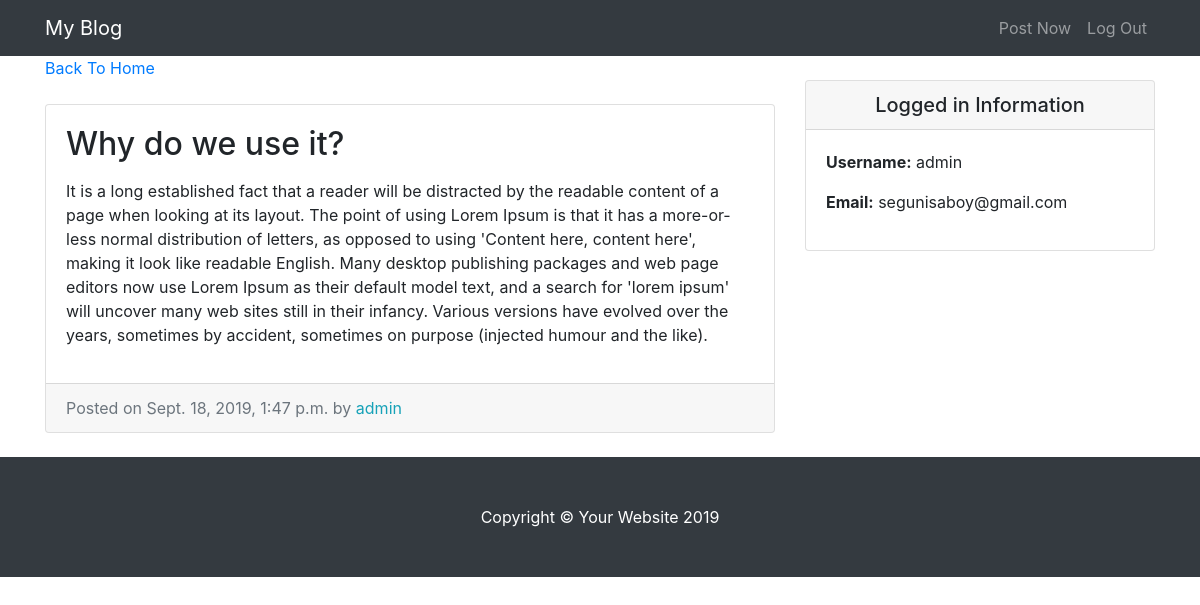
The page /entry/2/ (signed in) on the database its author committed.
### entries/models.py (models this page shows, shortened)
class Entry(models.Model):
    title = models.CharField(max_length=255)
    text = models.TextField()
    date = models.DateTimeField(auto_now_add=True)
    author = models.ForeignKey(User, on_delete=models.CASCADE)
    class Meta:
        verbose_name_plural = "entries"

### entries/views.py (the view)
# urls.py: path('entry/<int:pk>/', EntryView.as_view(), name="entry-detail"),
class EntryView(LoginRequiredMixin, DetailView):
    model = Entry
    template_name = 'entries/entry_detail.html'

### entries/templates/entries/entry_detail.html
{% extends "entries/base.html"  %}
{% block content %}
      <div class="col-md-8">
        <a href="{% url 'blog-home' %}">Back To Home </a>
        <div class="card mb-4 mt-4">
          <div class="card-body">
            <h2 class="card-title">{{ object.title }}</h2>
            <p class="card-text">{{ object.text | linebreaks}}</p>
          </div>
          <div class="card-footer text-muted">
            Posted on {{ object.date }} by
            <span class= "text-info mr-2">{{ object.author }}</span>
          </div>
        </div>
      </div>
{% endblock %}

### entries/templates/entries/base.html (shortened to what this page needs)
{% load static %}
<!DOCTYPE html>
<html lang="en">
<head>
  <link href="{% static 'entries/vendor/bootstrap/css/bootstrap.min.css' %}" rel="stylesheet">
  <link href="{% static 'entries/css/blog-home.css' %}" rel="stylesheet">
</head>
<body>
  <nav class="navbar navbar-expand-lg navbar-dark bg-dark fixed-top">
    <div class="container">
      <a class="navbar-brand" href="{% url  'blog-home' %}">My Blog</a>
      <div class="collapse navbar-collapse" id="navbarResponsive">
        <ul class="navbar-nav ml-auto">
          <li class="nav-item">
            <a class="nav-link" href="{% url  'create_entry' %}">Post Now</a>
          </li>
          <li class="nav-item">
            <a class="nav-link" href="{% url  'logout' %}">Log Out</a>
          </li>
        </ul>
      </div>
    </div>
  </nav>
  <div class="container">
    <div class="row">
      {% block content %} {% endblock %}
    <div class="col-md-4">
      <div class="card my-4">
          <h5 class="card-header text-center">Logged in Information</h5>
          <div class="card-body">
            <ul class="list-unstyled mb-0">
                <li>
                    <p> <strong>Username:</strong> {{user.username}} </p>
                </li>
                <li>
                    <p> <strong>Email:</strong> {{user.email}}</p>
                </li>
            </ul>
          </div>
        </div>
      </div>
    </div>
  </div>
  <footer class="py-5 bg-dark">
    <div class="container">
      <p class="m-0 text-center text-white">Copyright &copy; Your Website 2019</p>
    </div>
  </footer>
</body>
</html>

### entries/static/entries/css/blog-home.css (style rules this page uses)
body { padding-top: 56px; }

### rows shown on the page
Entry: title "Why do we use it?", text "It is a long established fact that a reader will be distracted by the readable content of a page when looking at its layout. The point of using Lorem Ipsum is that it has a more-or-less normal distribution of letters, as opposed to using 'Content here, content here', making it look like readable English. Many desktop publishing packages and web page editors now use Lorem Ipsum as their default model text, and a search for 'lorem ipsum' will uncover many web sites still in their infancy. Various versions have evolved over the years, sometimes by accident, sometimes on purpose (injected humour and the like).", date "Sept. 18, 2019, 1:47 p.m.", author "admin"

### other values the page prints
{{ user.username }} "admin"
{{ user.email }} "segunisaboy@gmail.com"
